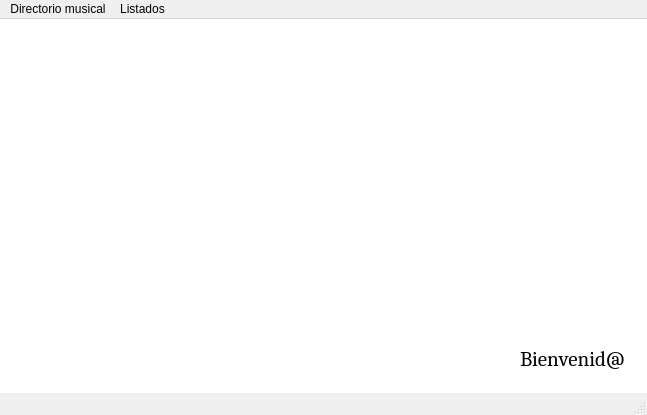
<?xml version="1.0" encoding="UTF-8"?>
<ui version="4.0">
 <class>MainWindow</class>
 <widget class="QMainWindow" name="MainWindow">
  <property name="geometry">
   <rect>
    <x>0</x>
    <y>0</y>
    <width>647</width>
    <height>415</height>
   </rect>
  </property>
  <property name="windowTitle">
   <string>Directorio musical</string>
  </property>
  <property name="styleSheet">
   <string notr="true"/>
  </property>
  <widget class="QWidget" name="principal_widget">
   <widget class="QGraphicsView" name="gph_background">
    <property name="geometry">
     <rect>
      <x>-10</x>
      <y>-20</y>
      <width>671</width>
      <height>431</height>
     </rect>
    </property>
    <property name="styleSheet">
     <string notr="true">background-image: url('images/ini_background.jpg');background-repeat: no-repeat; background-position: center;</string>
    </property>
   </widget>
   <widget class="QLabel" name="lbl_bienvenida">
    <property name="geometry">
     <rect>
      <x>520</x>
      <y>320</y>
      <width>111</width>
      <height>41</height>
     </rect>
    </property>
    <property name="font">
     <font>
      <family>Cambria</family>
      <pointsize>16</pointsize>
      <weight>50</weight>
      <bold>false</bold>
     </font>
    </property>
    <property name="text">
     <string>Bienvenid@</string>
    </property>
   </widget>
  </widget>
  <widget class="QMenuBar" name="menubar">
   <property name="geometry">
    <rect>
     <x>0</x>
     <y>0</y>
     <width>647</width>
     <height>21</height>
    </rect>
   </property>
   <widget class="QMenu" name="menuDirectorio_musical">
    <property name="title">
     <string>Directorio musical</string>
    </property>
    <addaction name="actionIncluir_artista_banda"/>
    <addaction name="actionIncluir_disco"/>
    <addaction name="actionIncluir_genero"/>
   </widget>
   <widget class="QMenu" name="menuListados">
    <property name="title">
     <string>Listados</string>
    </property>
    <addaction name="actionListar_artistas_bandas"/>
    <addaction name="actionListar_discos"/>
    <addaction name="actionListar_generos"/>
   </widget>
   <addaction name="menuDirectorio_musical"/>
   <addaction name="menuListados"/>
  </widget>
  <widget class="QStatusBar" name="barra_estado"/>
  <action name="actionIncluir_artista_banda">
   <property name="text">
    <string>Incluir artista/banda</string>
   </property>
  </action>
  <action name="actionIncluir_disco">
   <property name="text">
    <string>Incluir disco</string>
   </property>
  </action>
  <action name="actionIncluir_genero">
   <property name="text">
    <string>Incluir género</string>
   </property>
  </action>
  <action name="actionListar_artistas_bandas">
   <property name="text">
    <string>Listar artistas/bandas</string>
   </property>
  </action>
  <action name="actionListar_discos">
   <property name="text">
    <string>Listar discos</string>
   </property>
  </action>
  <action name="actionListar_generos">
   <property name="text">
    <string>Listar géneros</string>
   </property>
  </action>
 </widget>
 <resources>
  <include location="../images/css.qrc"/>
 </resources>
 <connections/>
</ui>
